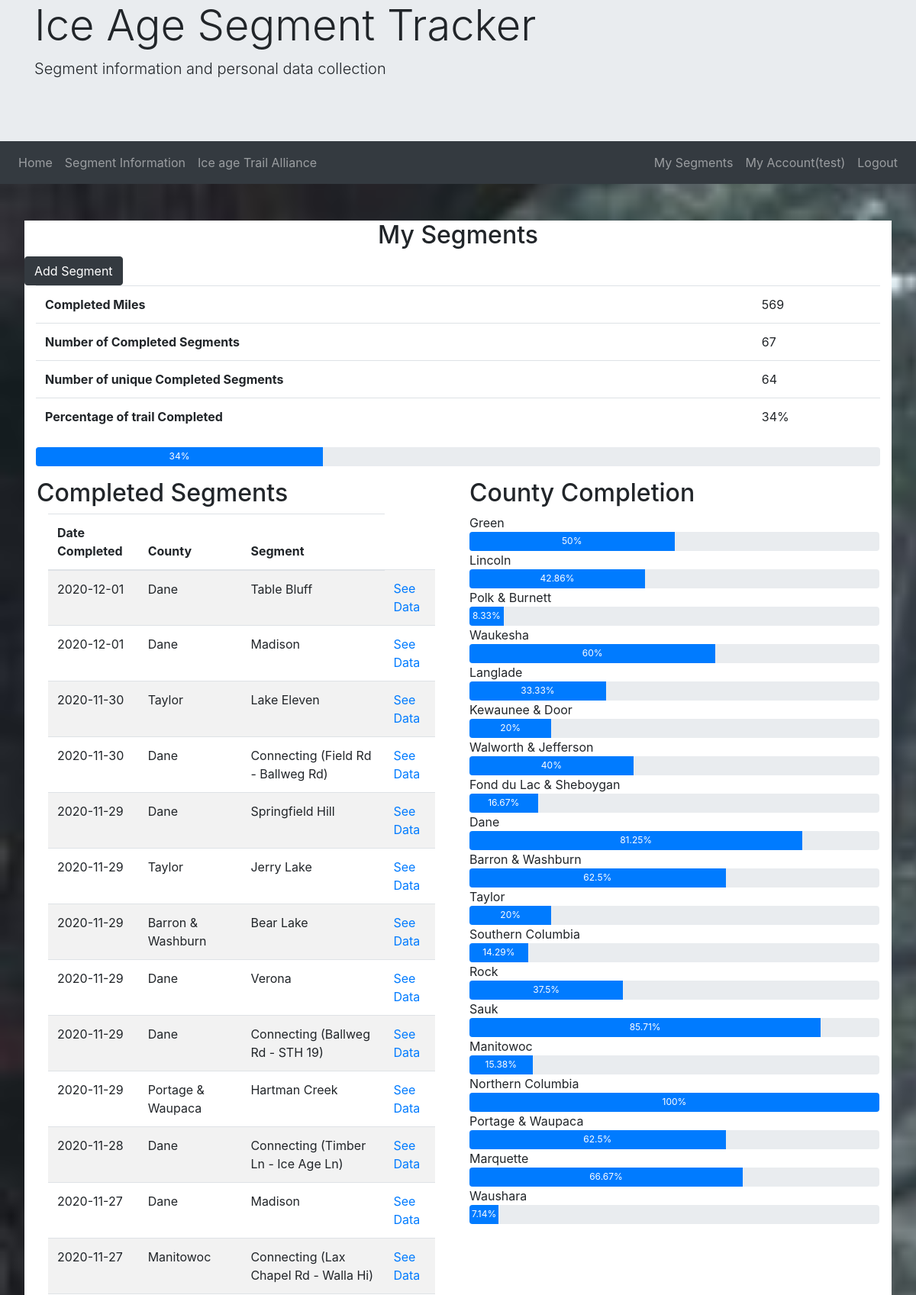
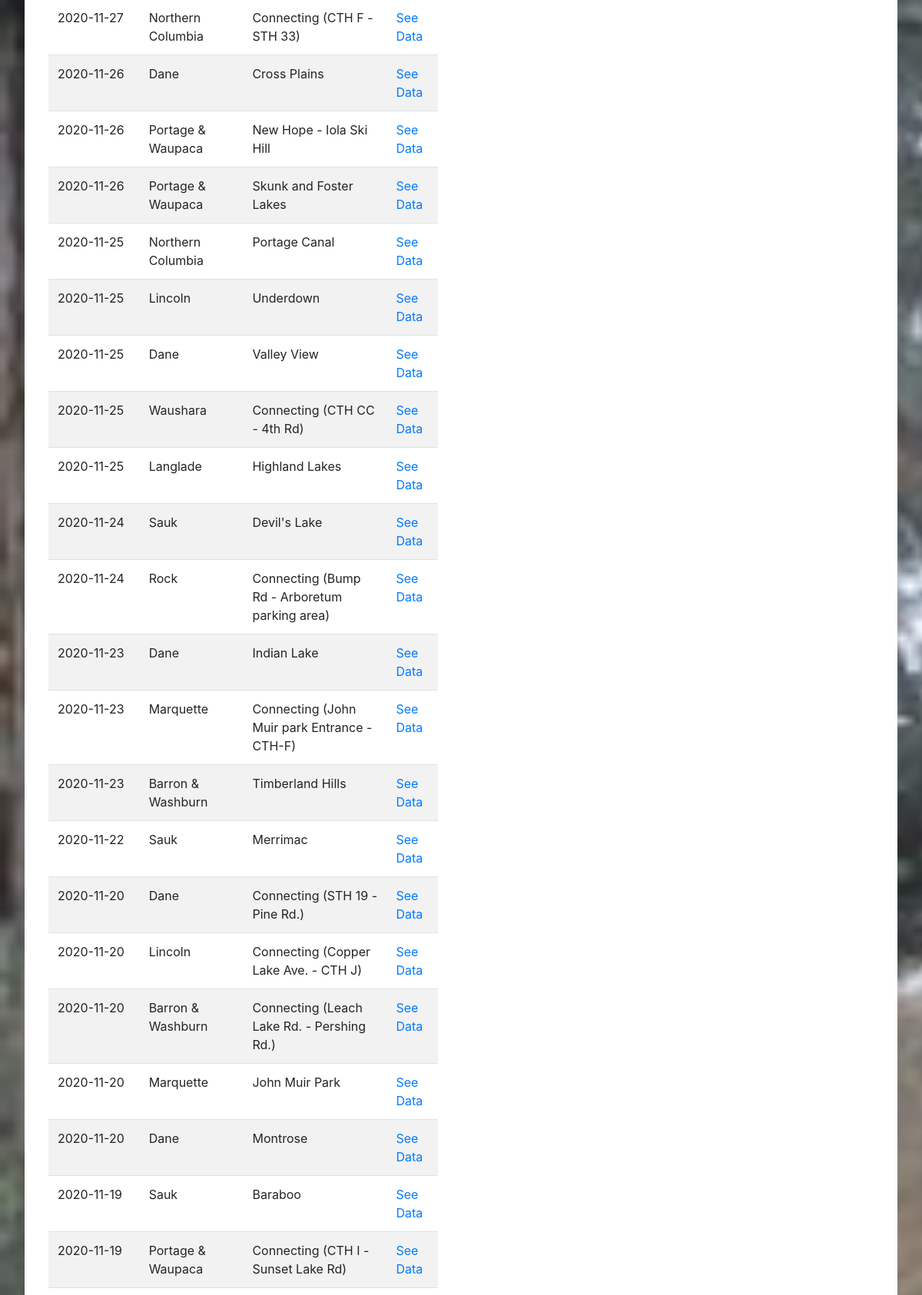
/mySegments.php (signed in, upper part), run on the app's committed database (2 pictures, top to bottom).
### tables this page shows
CREATE TABLE `usersegments` (
  `completedID` int NOT NULL AUTO_INCREMENT,
  `userID` int NOT NULL,
  `segmentID` int NOT NULL,
  `DateCompleted` date NOT NULL,
  `distance` int DEFAULT NULL,
  `time` int DEFAULT NULL,
  `Pace` double DEFAULT NULL,
  `elevationGain` int DEFAULT NULL,
  `elevationLoss` int DEFAULT NULL,
  `comments` varchar(250) DEFAULT NULL,
  PRIMARY KEY (`completedID`),
  KEY `segment` (`userID`,`segmentID`),
  KEY `segmentFK` (`segmentID`),
  CONSTRAINT `segmentFK` FOREIGN KEY (`segmentID`) REFERENCES `segmentinfo` (`ID`) ON DELETE CASCADE ON UPDATE CASCADE,
  CONSTRAINT `userFK` FOREIGN KEY (`userID`) REFERENCES `userinfo` (`ID`) ON DELETE CASCADE ON UPDATE CASCADE
);

CREATE TABLE `segmentinfo` (
  `ID` int NOT NULL AUTO_INCREMENT,
  `county` varchar(45) NOT NULL,
  `SegmentName` varchar(45) NOT NULL,
  `Distance` double NOT NULL,
  `ElevationGrade` int NOT NULL,
  `TechnicalGrade` int NOT NULL,
  `WaterAvailable` int NOT NULL,
  `imageName` varchar(100) NOT NULL,
  `secondaryImageName` varchar(100) DEFAULT NULL,
  `tertiaryImageName` varchar(100) DEFAULT NULL,
  PRIMARY KEY (`ID`)
);

### configFiles/segmentDBControl.php (called while the page is built)
<?php
    function getUserSegments() {
        $dbc = mysqli_connect('localhost', 'lisa', 'bacon', 'iceage');
        $userID = $_SESSION['id'];
        $stmt = $dbc->prepare("SELECT * FROM usersegments WHERE userID = $userID");
        $stmt->execute();
        $result = $stmt->get_result();
        return  $result;
    }
    function getNumberOfSegments() {
        $result = getUserSegments();
        $numberOfSegments = mysqli_num_rows($result);
        return $numberOfSegments;
    }
    function getUniqueSegments() {
        $result = getUserSegments();
        $UniqueSegments = array();
        while($row = $result->fetch_array()) {
            if (!in_array($row['segmentID'], $UniqueSegments)) {
                array_push($UniqueSegments, $row['segmentID']);
            }
        }
        return count($UniqueSegments);
    }
    function getPercentageComplete() {
        $uniqueSegments = getUniqueSegments();
        $percentageComplete = round($uniqueSegments / 188, 2) * 100;
        return $percentageComplete;
    }
    function getTotalMiles() {
        $result = getUserSegments();
        $miles = 0;
        $UniqueSegments = array();
        while($row = $result->fetch_array()) {
            if (!in_array($row['segmentID'], $UniqueSegments)) {
                array_push($UniqueSegments, $row['segmentID']);
                $miles += $row['distance'];
            }
        }
        return $miles;
    }
?>

### Views/MySegmentView.php (the view, shortened to what this page needs)
<?php
    function getCompletedSegments(){
        $dbc = mysqli_connect('localhost', 'lisa', 'bacon', 'iceage');
        $userQuery = "SELECT * FROM usersegments u JOIN segmentinfo s ON u.segmentID = s.ID WHERE u.userID = $_SESSION[id] ORDER BY DateCompleted desc";
        $result = $dbc->query($userQuery)
                or die(mysqli_error($dbc));
        while ($row = mysqli_fetch_array($result)) {
            echo "<tr scope='row'><td>".$row[3]."</td><td>".$row[11]."</td><td>".$row[12]."</td><td><a href='completedSegment.php?completedId=".$row[0]."'>See Data</a></tr>";
        }
    }
    function getSegmentsByCounty() {
        $dbc = mysqli_connect('localhost', 'lisa', 'bacon', 'iceage');
        $userQuery = "SELECT * FROM usersegments u JOIN segmentinfo s ON u.segmentID = s.ID WHERE u.userID = $_SESSION[id]";
        $result = $dbc->query($userQuery)
                    or die(mysqli_error($dbc));
        $segmentsByCounty = array();
        while ($row = mysqli_fetch_array($result)) {
            $countyName = $row[11];
            $segmentName = $row[12];
            if (array_key_exists($countyName, $segmentsByCounty)) {
                array_push($segmentsByCounty[$countyName], $segmentName);
            } else {
                $segmentsByCounty[$countyName] = [$segmentName];
            }
            $segmentsByCounty[$countyName] = array_unique($segmentsByCounty[$countyName]);
        }
        createStatusBarsForCounty($segmentsByCounty);
    }
    function createStatusBarsForCounty($segmentsByCounty) {
        foreach ($segmentsByCounty as $county => $segments) {
            $count = count($segments);
            $percent = getCountyPercent($county, $count);
            echo $county;
            $statusBar =
                    '<div class="progress" style="height: 25px">
                        <div class="progress-bar" role="progressbar" style="width: '. $percent .'%;">' . $percent . '%</div>
                    </div>';
            echo $statusBar;
        }
    }
    function getCountyPercent($county, $numberComplete) {
        $dbc = mysqli_connect('localhost', 'lisa', 'bacon', 'iceage');
        $countQuery = "SELECT COUNT(ID) FROM segmentinfo WHERE county = '$county'";
        $result = $dbc->query($countQuery)
                or die(mysqli_error($dbc));
        $row = $result->fetch_row();
        $count = $row[0];
        $calcPercent = ($numberComplete / $count) * 100;
        $percentComplete = round($calcPercent, 2);
        return $percentComplete;
    }
    function createStatusBarsForFullTrail($percentComplete) {
        $statusBar =
                '<div class="progress" style="height: 25px">
                    <div class="progress-bar" role="progressbar" style="width: '. $percentComplete .'%;">' . $percentComplete . '%</div>
                </div>';
        echo $statusBar;
    }
?>

### mySegments.php (shortened to what this page needs)
<?php
    if (isset($_SESSION['name'])) {
        $loggedIn = true;
    } else $loggedIn = false;
?>
<!DOCTYPE html>
<html lang="en">
<head>
    <link rel="stylesheet" href="https://stackpath.bootstrapcdn.com/bootstrap/4.5.2/css/bootstrap.min.css">
    <link rel="stylesheet" href="styles.css">
</head>
<body>
    <div id="bodyContainer">
        <div class="jumbotron jumbotron-fluid mt-0 pt-0">
            <div class="container">
            <h1 class="display-4">Ice Age Segment Tracker</h1>
            <p class="lead">Segment information and personal data collection</p>
            </div>
        </div>
        <?php require_once("Views/Navbar.php"); ?>
        <main>
            <div class="mainContainer">
                <h2 style="text-align: center">My Segments</h2>
                <a href="addSegmentCounty.php"><button class="btn btn-dark account" id="addSegment" type="button">Add Segment</button></a>
                <div class="container">
                    <?php
                        require_once('configFiles/segmentDBControl.php');
                        require_once('Views/MySegmentView.php');
                    ?>
                    <table class="table">
                        <tr scope="row">
                            <th>Completed Miles</th>
                            <td>
                                <?php
                                    echo getTotalMiles();
                                ?>
                            </td>
                        </tr>
                        <tr scope="row">
                            <th>Number of Completed Segments</th>
                            <td>
                                <?php
                                    echo getNumberOfSegments();
                                ?>
                            </td>
                        </tr>
                        <tr scope="row">
                            <th>Number of unique Completed Segments</th>
                            <td>
                                <?php
                                    echo getUniqueSegments();
                                ?>
                            </td>
                        </tr>
                        <tr scope="row">
                            <th>Percentage of trail Completed</th>
                            <td>
                                <?php
                                    echo getPercentageComplete();
                                ?>%
                            </td>
                        </tr>
                    </table>
                    <div id="overAllStatusBar">
                        <?php echo createStatusBarsForFullTrail(getPercentageComplete()) ?>
                    </div>
                </div>
                <div class="row p-3">
                    <div id="counties" class="col-sm-6">
                        <h2>Completed Segments</h2>
                        <div class="container">
                            ?>  <table class="table table-striped">
                                <thead><tr><th>Date Completed</th><th>County</th><th>Segment</th></tr></thead>
                                <tbody>
                            <?php getCompletedSegments();?>
                                </tbody>
                                </table>
                        </div>
                    </div>
                    <div class="container col-sm-6">
                        <h2>County Completion</h2>
                        <div class="statusBars">
                            <?php  getSegmentsByCounty();?>
                        </div>
                    </div>
                </div>
        </main>
    </div>
</body>
</html>

### Views/Navbar.php (shortened to what this page needs)
<nav class="navbar navbar-expand-sm navbar-dark bg-dark">
                <ul class="navbar-nav">
                    <li class="nav-item">
                        <a class="nav-link" href="index.php">Home</a>
                    </li>
                    <li class="nav-item">
                        <a class="nav-link" href="segments.php">Segment Information</a>
                    </li>
                    <li class="nav-item">
                        <a class="nav-link" href="https://www.iceagetrail.org/" target="_blank">Ice age Trail Alliance</a>
                    </li>
                </ul>
                <?php if ($loggedIn) { ?>
                <ul class="navbar-nav ml-auto">
                    <li class="nav-item">
                        <a class="nav-link" href="mySegments.php">My Segments</a>
                    </li>
                    <li class="nav-item">
                        <a class="nav-link" href="myAccount.php">My Account(<?php echo "$_SESSION[name]"?>)</a>
                    </li>
                    <li class="nav-item">
                        <a class="nav-link" href="logout.php">Logout</a>
                </ul>
                <?php } ?>
            </nav>

### styles.css (style rules this page uses)
nav li { display: inline; }
body { background-image: url(images/IATCover.jpeg); background-size: cover; background-repeat: no-repeat; background-attachment: fixed; }
nav { margin-top: 0; margin-bottom: 3em; }
.jumbotron { margin-bottom: 0; }
main { margin-left: 2em; margin-right: 2em; }
.mainContainer { background-color: white; margin-bottom: 5em; }

### data on the page
usersegments: DateCompleted "2020-12-01", segmentID.county "Dane", segmentID.SegmentName "Table Bluff"
usersegments: DateCompleted "2020-12-01", segmentID.county "Dane", segmentID.SegmentName "Madison"
usersegments: DateCompleted "2020-11-30", segmentID.county "Taylor", segmentID.SegmentName "Lake Eleven"
usersegments: DateCompleted "2020-11-30", segmentID.county "Dane", segmentID.SegmentName "Connecting (Field Rd - Ballweg Rd)"
usersegments: DateCompleted "2020-11-29", segmentID.county "Dane", segmentID.SegmentName "Springfield Hill"
usersegments: DateCompleted "2020-11-29", segmentID.county "Taylor", segmentID.SegmentName "Jerry Lake"
usersegments: DateCompleted "2020-11-29", segmentID.county "Barron & Washburn", segmentID.SegmentName "Bear Lake"
usersegments: DateCompleted "2020-11-29", segmentID.county "Dane", segmentID.SegmentName "Verona"
usersegments: DateCompleted "2020-11-29", segmentID.county "Dane", segmentID.SegmentName "Connecting (Ballweg Rd - STH 19)"
usersegments: DateCompleted "2020-11-29", segmentID.county "Portage & Waupaca", segmentID.SegmentName "Hartman Creek"
usersegments: DateCompleted "2020-11-28", segmentID.county "Dane", segmentID.SegmentName "Connecting (Timber Ln - Ice Age Ln)"
usersegments: DateCompleted "2020-11-27", segmentID.county "Dane", segmentID.SegmentName "Madison"
usersegments: DateCompleted "2020-11-27", segmentID.county "Manitowoc", segmentID.SegmentName "Connecting (Lax Chapel Rd - Walla Hi)"
usersegments: DateCompleted "2020-11-27", segmentID.county "Northern Columbia", segmentID.SegmentName "Connecting (CTH F - STH 33)"
usersegments: DateCompleted "2020-11-26", segmentID.county "Dane", segmentID.SegmentName "Cross Plains"
usersegments: DateCompleted "2020-11-26", segmentID.county "Portage & Waupaca", segmentID.SegmentName "New Hope - Iola Ski Hill"
usersegments: DateCompleted "2020-11-26", segmentID.county "Portage & Waupaca", segmentID.SegmentName "Skunk and Foster Lakes"
usersegments: DateCompleted "2020-11-25", segmentID.county "Northern Columbia", segmentID.SegmentName "Portage Canal"
usersegments: DateCompleted "2020-11-25", segmentID.county "Lincoln", segmentID.SegmentName "Underdown"
usersegments: DateCompleted "2020-11-25", segmentID.county "Dane", segmentID.SegmentName "Valley View"
usersegments: DateCompleted "2020-11-25", segmentID.county "Waushara", segmentID.SegmentName "Connecting (CTH CC - 4th Rd)"
usersegments: DateCompleted "2020-11-25", segmentID.county "Langlade", segmentID.SegmentName "Highland Lakes"
usersegments: DateCompleted "2020-11-24", segmentID.county "Sauk", segmentID.SegmentName "Devil's Lake"
usersegments: DateCompleted "2020-11-24", segmentID.county "Rock", segmentID.SegmentName "Connecting (Bump Rd - Arboretum parking area)"
usersegments: DateCompleted "2020-11-23", segmentID.county "Dane", segmentID.SegmentName "Indian Lake"
usersegments: DateCompleted "2020-11-23", segmentID.county "Marquette", segmentID.SegmentName "Connecting (John Muir park Entrance - CTH-F)"
usersegments: DateCompleted "2020-11-23", segmentID.county "Barron & Washburn", segmentID.SegmentName "Timberland Hills"
usersegments: DateCompleted "2020-11-22", segmentID.county "Sauk", segmentID.SegmentName "Merrimac"
usersegments: DateCompleted "2020-11-20", segmentID.county "Dane", segmentID.SegmentName "Connecting (STH 19 - Pine Rd.)"
usersegments: DateCompleted "2020-11-20", segmentID.county "Lincoln", segmentID.SegmentName "Connecting (Copper Lake Ave. - CTH J)"
usersegments: DateCompleted "2020-11-20", segmentID.county "Barron & Washburn", segmentID.SegmentName "Connecting (Leach Lake Rd. - Pershing Rd.)"
usersegments: DateCompleted "2020-11-20", segmentID.county "Marquette", segmentID.SegmentName "John Muir Park"
usersegments: DateCompleted "2020-11-20", segmentID.county "Dane", segmentID.SegmentName "Montrose"
usersegments: DateCompleted "2020-11-19", segmentID.county "Sauk", segmentID.SegmentName "Baraboo"
usersegments: DateCompleted "2020-11-19", segmentID.county "Portage & Waupaca", segmentID.SegmentName "Connecting (CTH I - Sunset Lake Rd)"

### other printed values
$_SESSION[name] "test"
getTotalMiles() "569"
getNumberOfSegments() "67"
getUniqueSegments() "64"
getPercentageComplete() "34"
$percentComplete "34"
$county "Green"
$percent "50"
$county "Lincoln"
$percent "42.86"
$county "Polk & Burnett"
$percent "8.33"
$county "Waukesha"
$percent "60"
$county "Langlade"
